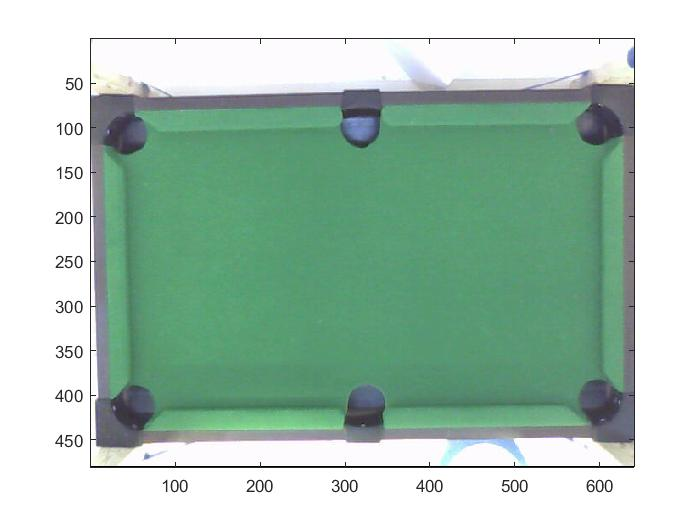
%> input picture project3/testBG.jpg, 700 x 525 px
$ octave test_jms6.m   (GNU Octave 9; MATLAB toolbox functions it lacks are replaced by stand-ins)
%> lines starting %> are read from the running program, lines starting %| are printed output that depends on the picture; in (x1, y1, x2, y2) boxes, pixels count from 0 and x2, y2 are one past the last pixel; in counts of white or black regions, pixels touching at a corner belong together; the program's own positions count from 1
### project3/getColor.m
function c = getColor(r, g, b)
%   Detailed explanation goes here
    if (r > 80) && (r < 145) && (g > 60) && (g < 125) && (b > 180)
        c = 'blue';
    elseif (r > 120) && (r < 155) && (g > 120) && (g < 155) && (b > 150) && (b < 180)
        c = 'black';
    elseif (r > 240) && (g > 240) && (b > 220) && (b < 235)
        c = 'orange';
    elseif (r > 185) && (r < 225) && (g > 170) && (g < 210) && (b > 185) && (b < 230)
        c = 'red';
    elseif (r > 245) && (g > 245) && (b > 245)
        c = 'white';
    elseif (r > 240) && (g > 240) && (b > 200) && (b < 210)
        c = 'yellow';
    elseif (r > 80) && (r < 100) && (g > 140) && (g < 165) && (b > 110) && (b < 130)
        c = 'table';
    else
        c = 'undetermined';
    end
end

### project3/test_jms6.m
%{
    Joshua Smith
    ECE 495 - Clemson University
    Testing Image Processing Functionality with Static Imaages
    3/8/2017
%}

clear
clc
close all;

tic
% load images
background=imread('testBG.JPG');
%> background is the input picture: size 525x700x3 uint8; mean R, G, B 168.4, 195.9, 180.5
newimg=imread('test6B.JPG');
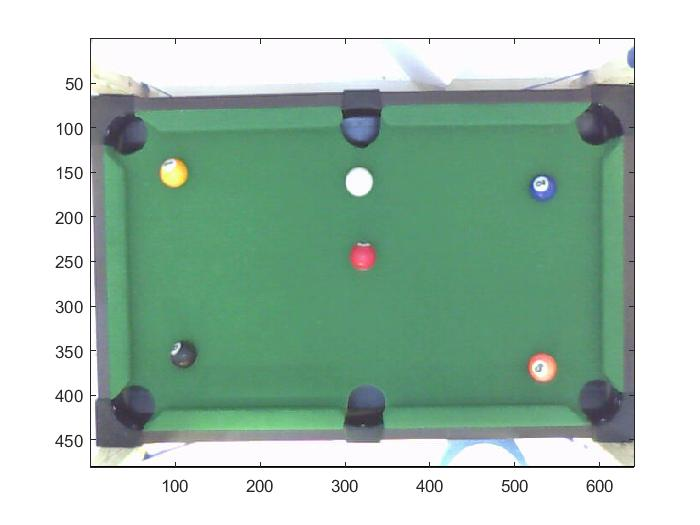
%> input picture project3/test6B.jpg, 700 x 525 px
%> newimg is the input picture: size 525x700x3 uint8; mean R, G, B 168.2, 194.4, 179.5
table=newimg;

background=rgb2gray(background);
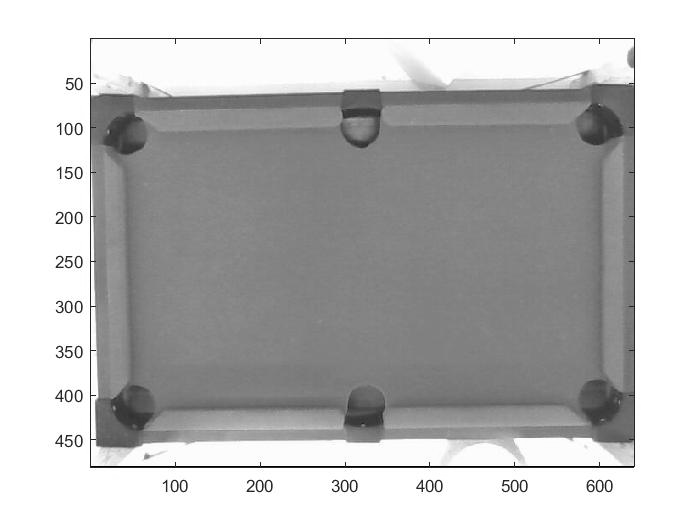
%> background: size 525x700 uint8; min 0, max 255, mean 185.9
newimg=rgb2gray(newimg);
%> newimg: size 525x700 uint8

figure, imshow (table); hold on;

v={};
for i=1:1:10
    back=im2bw(background,i/10-0.1);
    new=im2bw(newimg,i/10);
    foreground=bitxor(new,back);
    binimg=im2bw(foreground,0.5);
    [centers, radii, metric]=imfindcircles(binimg,[10,25]);
    if size(centers) > 0
        if exist('v_centers')
            v_centers=[v_centers; centers];
            v_radii=[v_radii; radii];
            v_metric=[v_metric; metric];
        else
            v_centers=centers;
            v_radii=radii;
            v_metric=metric;
        end
    end
    clear back; clear new; clear foreground; clear binimg;
    clear centers; clear radii; clear metric;
end
%> this loop made 10 passes
%> (radii, metric, v_centers, v_radii, v_metric) on passes 1 to 2: (10, 0, [350.5 263], 10, 0), (10, 0, [350.5 263; 350.5 263], [10; 10], [0; 0])
%> (v_radii, v_metric) on pass 3: ([10; 10; 16.59; 18.32; 18.23; 13.69; 18.98; 18.29; 17.64], [0; 0; 0.349; 0.348; 0.335; 0.322; 0.228; 0.173; 0.0582])
%> pass 1, `back=im2bw(background,i/10-0.1);`:
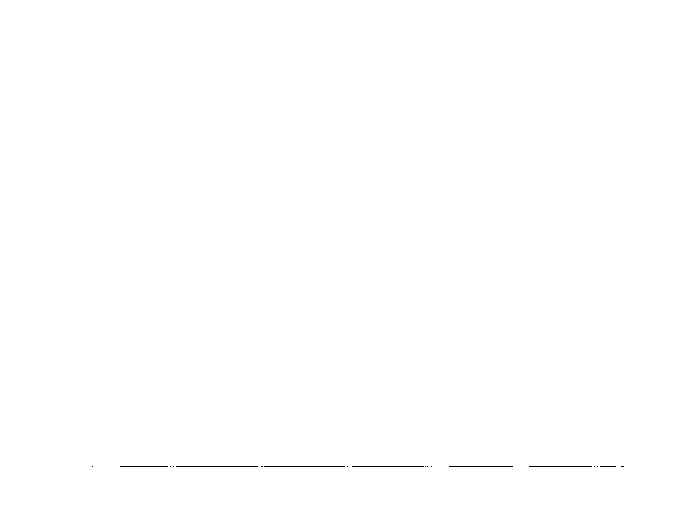
%> back: size 525x700 logical; 99.9% white; black in thin lines or dots, all inside (x1, y1, x2, y2) = (92, 466, 624, 467)
%> pass 1, `new=im2bw(newimg,i/10);`:
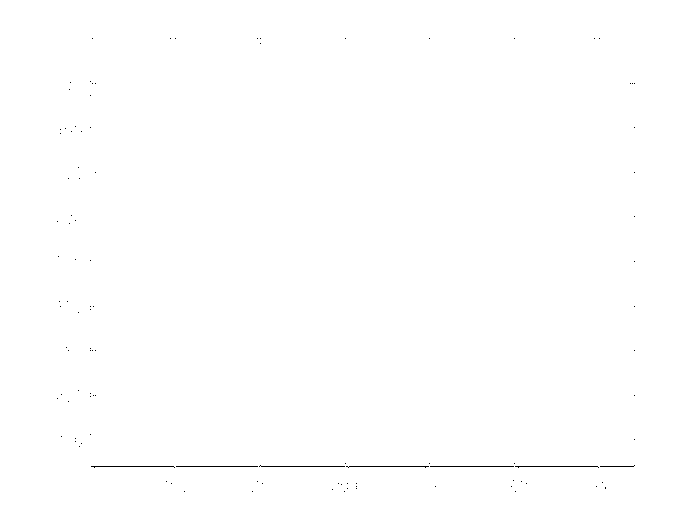
%> new: size 525x700 logical; 99.8% white; black in thin lines or dots, all inside (x1, y1, x2, y2) = (57, 38, 635, 492)
%> pass 1, `foreground=bitxor(new,back);`:
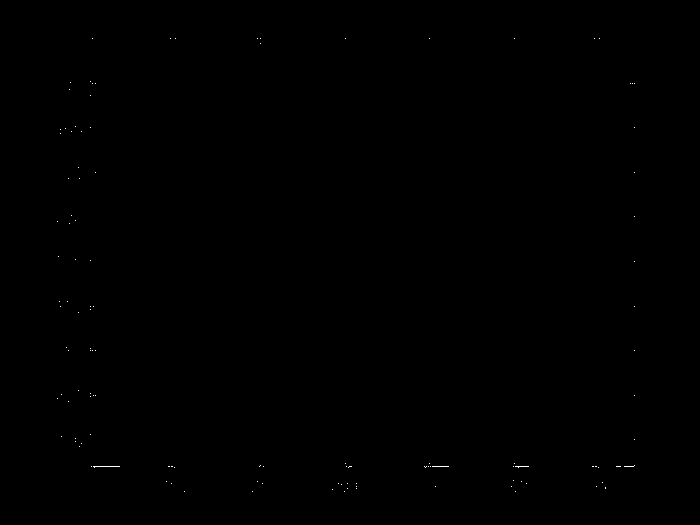
%> foreground: size 525x700 logical; 0.05% white in thin lines or dots, all inside (x1, y1, x2, y2) = (57, 38, 635, 492)
%> after the loop, v_centers = 84 rows, first 12: [350.5 263; 350.5 263; 596.9 129.1; 127 136.6; 362.3 130.4; 183.3 355.8; 132.8 411.9; 603.8 406.1; 365.6 414.7; 183.9 354.3; 542.9 188.1; 140.4 133.8]; v_metric = 84 values, max 0.991 at index 68, min 0 at index 1, mean 0.23; v_radii = 84 values, max 23.98 at index 34, min 10 at index 1, mean 14.97

num=length(v_centers);
%> num = 84
rad=mean(v_radii);
%> rad = 14.97
bin=zeros(num,1);

for i=1:1:num
   if (v_centers(i,1)>145 && v_centers(i,1)<590)
       if (v_centers(i,2)>130 && v_centers(i,2)<395)
           bin(i)=1;
       end
   end
end
%> this loop made 84 passes
%> after the loop, bin = 84 values, max 1 at index 1, min 0 at index 3, mean 0.298

idx = rangesearch(v_centers, v_centers, rad*1.5);
%> idx = 84 items

center=[];
radii=[];
metric=[];

k=1;
for i=1:1:num
    if bin(i)
        for j=1:1:(length(idx{i})-1)
            bin(idx{i}(1+j),1)=0;
        end
        center(k,:)=v_centers(i,:);
        radii(k,:)=v_radii(i,:);
        metric(k,:)=v_metric(i,:);
        k=k+1;
    end
end
%> after the loop, bin = 84 values, max 1 at index 1, min 0 at index 2, mean 0.131; center = [350.5 263; 362.3 130.4; 183.3 355.8; 542.9 188.1; 372.7 385.2; 182.1 171.9; 535.4 131.9; 543.2 369.7; 227.3 352.1; 569.4 342.9; 359.5 182.5]; metric = [0; 0.335; 0.322; 0.419; 0.202; 0.09; 0.0464; 0.23; 0.175; 0.0562; 0.868]; radii = [10; 18.23; 13.69; 14.47; 14.86; 19.49; 23.98; 11.5; 16.66; 20.5; 13.92]

viscircles(center, radii, 'EdgeColor','b','LineStyle','--');

num=length(metric);
%> num = 11
color = {};
for b=1:1:num
    ballNum = sprintf('%1.0f', b);
    text(center(b,1),center(b,2),ballNum,'HorizontalAlignment','center',...
        'VerticalAlignment','middle','color','g',...
        'FontWeight','bold','FontSize',14);
    x = round(center(b,2));
    y = round(center(b,1));
    rA=table(x-5:x+5,y-5:y+5,1);
    gA=table(x-5:x+5,y-5:y+5,2);
    bA=table(x-5:x+5,y-5:y+5,3);
    % [13 lines of commented-out code are left out]
    red = mean(mean(rA));
    green = mean(mean(gA));
    blue = mean(mean(bA));
    color{b} = getColor(red, green, blue);
    theta(b) = atand((365-center(b,1))/((445+55)-center(b,2)));
    fprintf('The color of the ball %s is %s, and it''s center is at (%d, %d)\n', ballNum, color{b}, round(center(b,1)), round(center(b,2)));
end
%> this loop made 11 passes
%> (ballNum, x, y, red, green, blue, c in getColor) on passes 1 to 11: ('1', 263, 351, 142.5, 119.3, 104.3, 'undetermined'), ('2', 130, 362, 111.3, 134.5, 182.2, 'undetermined'), ('3', 356, 183, 95.65, 103.8, 114.1, 'undetermined'), ('4', 188, 543, 188.8, 201.7, 221.8, 'red'), ('5', 385, 373, 88.83, 135, 122.2, 'undetermined'), ('6', 172, 182, 239.8, 217.2, 96.05, 'undetermined'), ('7', 132, 535, 87.51, 144.8, 107.7, 'undetermined'), ('8', 370, 543, 224.2, 227.2, 221.3, 'undetermined'), ('9', 352, 227, 87.68, 154, 112.4, 'table'), ('10', 343, 569, 91.92, 148.9, 113.9, 'table'), ('11', 182, 359, 252, 252, 253.9, 'white')
%| The color of the ball 1 is undetermined, and it's center is at (351, 263)
%| The color of the ball 2 is undetermined, and it's center is at (362, 130)
%| The color of the ball 3 is undetermined, and it's center is at (183, 356)
%| The color of the ball 4 is red, and it's center is at (543, 188)
%| The color of the ball 5 is undetermined, and it's center is at (373, 385)
%| The color of the ball 6 is undetermined, and it's center is at (182, 172)
%| The color of the ball 7 is undetermined, and it's center is at (535, 132)
%| The color of the ball 8 is undetermined, and it's center is at (543, 370)
%> (further printed lines are left out)
%> after the loop, color = {'undetermined', 'undetermined', 'undetermined', 'red', 'undetermined', 'undetermined', 'undetermined', 'undetermined', 'table', 'table', 'white'}; theta = [3.5 0.419 51.57 -29.71 -3.84 29.14 -24.84 -53.81 42.96 -52.46 0.992]
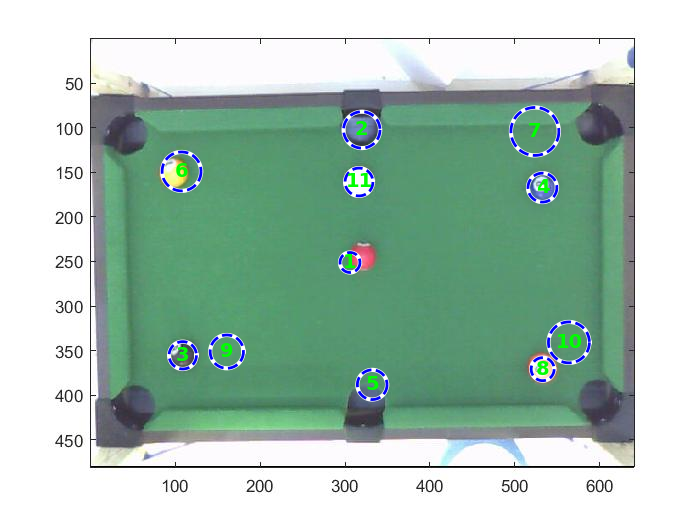
%> figure redrawn from the program's plot data
fprintf('The number of pool balls in this picture is %d\n\n',length(center));
%| The number of pool balls in this picture is 11

flag = 0;
while 0 %~flag
    flag = menu('Please choose a color from the ones listed','red','black','blue','yellow','white','orange','all');
    switch flag
        case 1
            select = 'red';
        case 2
            select = 'black';
        case 3
            select = 'blue';
        case 4
            select = 'yellow';
        case 5
            select = 'white';
        case 6
            select = 'orange';
        case 7
            select = 'all';
    end
    bNum = strmatch(select,color);
    if flag ~= 0 && flag ~= 7
        set_param('Project3/Constant','Value',num2str(theta(bNum)));
            pause(2);
    elseif flag == 7
        for i=1:1:num
           set_param('Project3/Constant','Value',num2str(round(theta(i))));
           pause(2);
        end
    end
end

toc
